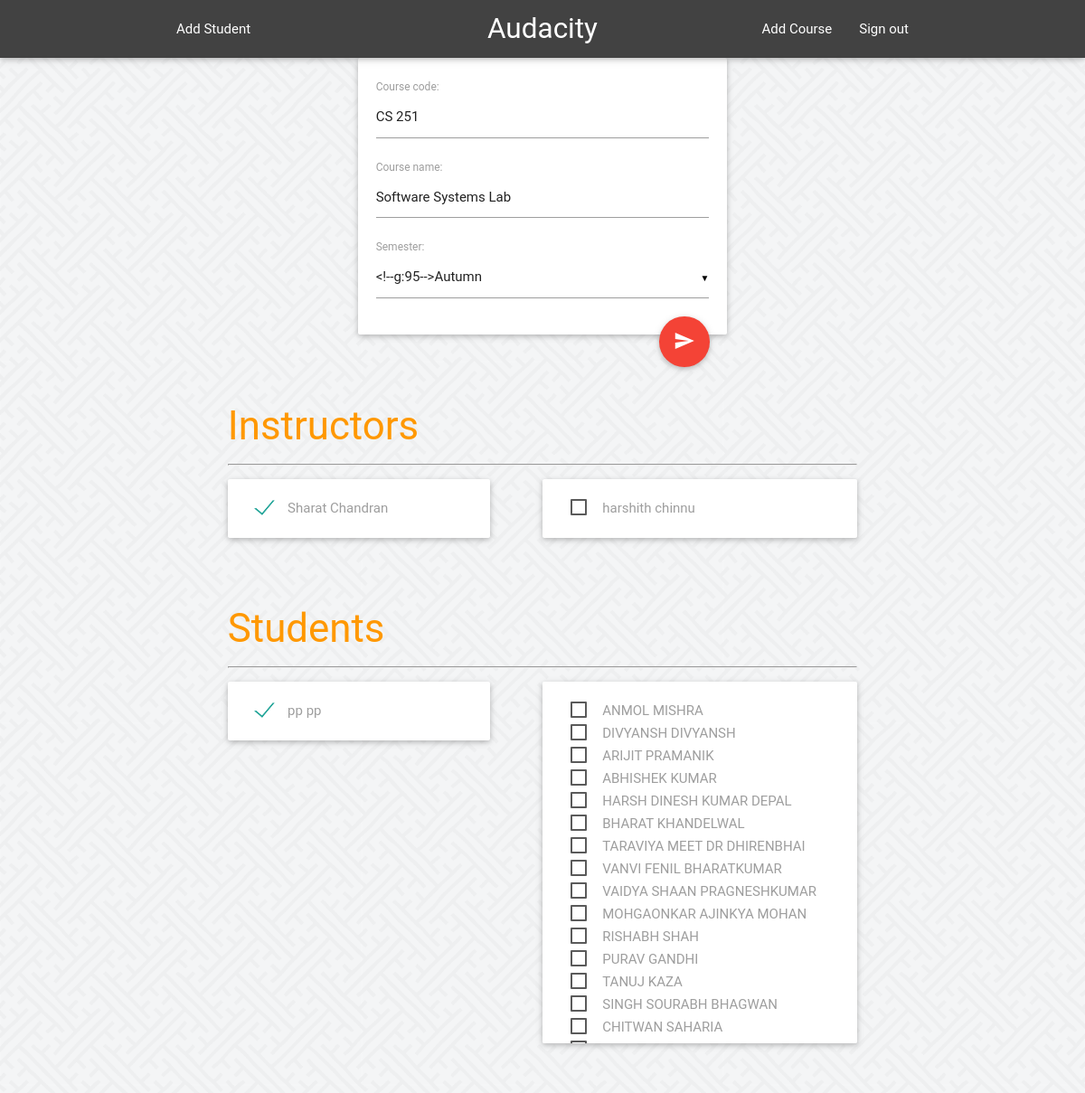
Before: /admins/courses/1/ (signed in) with the older database file.
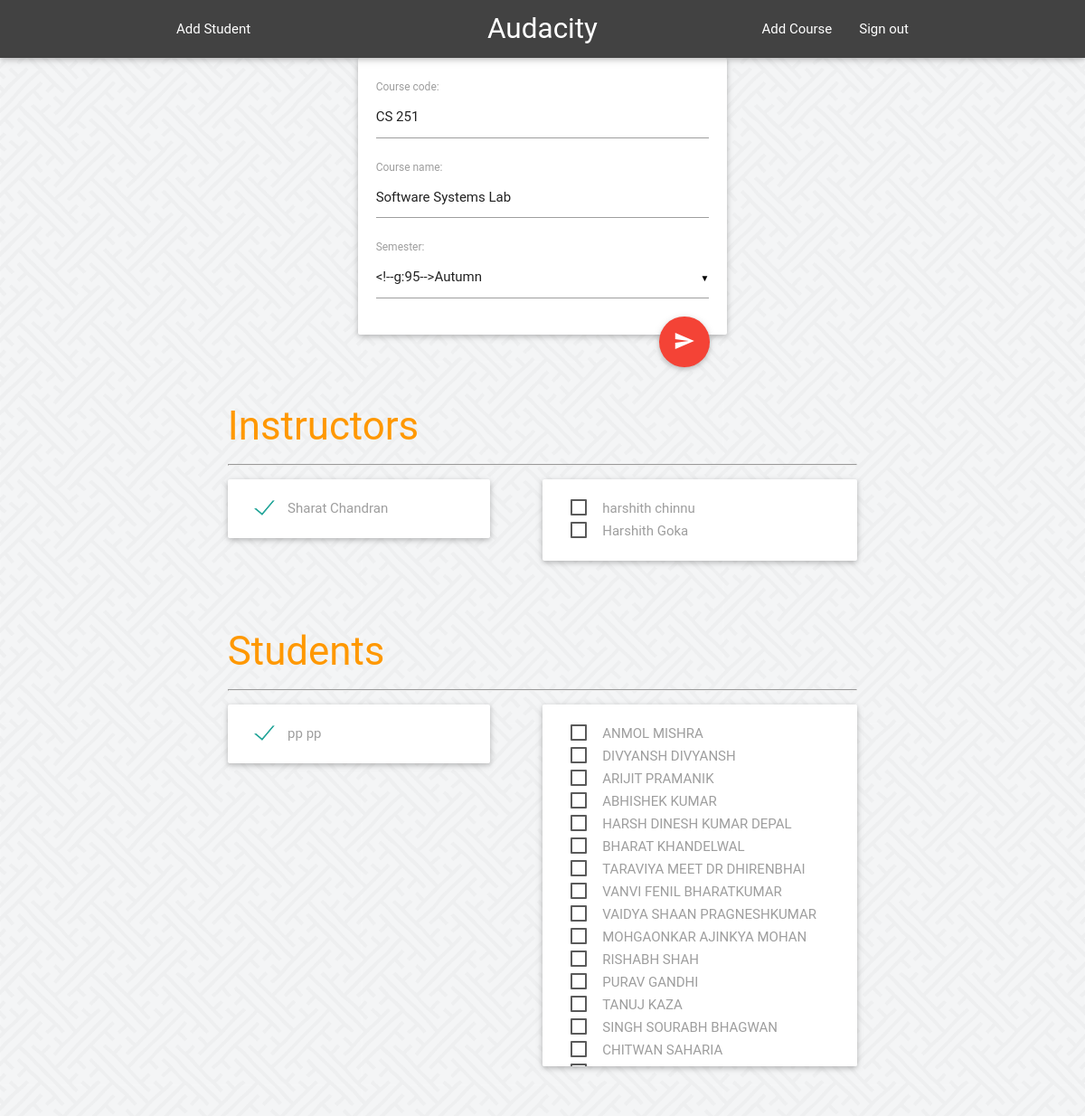
After: the same page with the newer database file.
### feeder/models.py (models this page shows, shortened)
class Instructor(models.Model):
	course = models.ManyToManyField(Course, blank = True, default=1)
	user = models.OneToOneField(User, on_delete=models.CASCADE)

class Student(models.Model):
	course = models.ManyToManyField(Course, blank = True, default=1)
	user = models.OneToOneField(User, on_delete=models.CASCADE)
	roll_no = models.CharField(max_length=11)

### admins/views.py (the view)
# urls.py: url(r'^courses/(?P<pk>[0-9]+)/$', views.GetCourse, name='course'),
@permission_required('is_superuser', login_url='/admins/login/')
def GetCourse(request, pk):
	course = get_object_or_404(Course, pk=pk)
	courseform =  CourseForm(instance=course)
	studentlist = course.student_set.all()
	instructorlist = course.instructor_set.all()
	allstudents = Student.objects.all()
	allinstructors = Instructor.objects.all()
	if request.method == "POST":
		st = ""
		for stud in studentlist :
			course.student_set.remove(stud)
		for inst in instructorlist :
			course.instructor_set.remove(inst)
		for value in request.POST:
			if value.startswith('student'):
				if request.POST[value] == 'on':
					value = value[7:]
					stud = get_object_or_404(Student, id=int(value))
					stud.course.add(course)
				else :
					value = value[7:]
					stud = get_object_or_404(Student, id=int(value))
					stud.course.remove(course)
			elif value.startswith('instructor'):
				if request.POST[value] == 'on':
					value = value[10:]
					inst = get_object_or_404(Instructor, id=int(value))
					inst.course.add(course)
				else :
					value = value[10:]
					inst = get_object_or_404(Instructor, id=int(value))
					inst.course.remove(course)
		return HttpResponseRedirect(reverse('admins:course', args={course.id, }))
	else :
		return render(request,'admins/course.html',{
			'cform' : courseform,
			'studentlist' : studentlist,
			'instructorlist' : instructorlist,
			'allstudents' : allstudents,
			'allinstructors' : allinstructors,
			'course' : course,
		})

### admins/forms.py
class CourseForm(forms.ModelForm):
    class Meta:
        model = Course
        fields = '__all__'

### feeder/templates/admins/course.html (shortened to what this page needs)
{% extends 'admins/base_site.html' %}
{% block content %}
<form method="POST">
<div class="row">
<div class="col s6 offset-s3">
<div style="margin: 0 auto;" class="card">
	<div class="card-content">
		{{ cform }}
<button type="submit" class="btn-floating btn-large waves-effect waves-light red right"><i class="material-icons">send</i></button>
	</div>
</div>
</div>
</div>
<div class="row">
<div class="row col offset-s1 s10">
<h3 class="orange-text reflow">Instructors</h3><hr>
<div class="card col s5" style="max-height: 400px; overflow: auto">
	<div class="card-content" id="iselected">
		{% if instructorlist %}
			{% for instructor in instructorlist %}
			<div class="ichecks" id="{{ instructor.user.username }}">
				<label for="{{ instructor.user.username }}">{{ instructor.user.get_full_name }}</label> </br>
			</div>
			{% endfor %}
		{% else %}
			<h3 class="center ino-studs">No instructors registered</h3>
		{% endif %}
	</div>
</div>
<div class="card col offset-s1 s6" style="max-height: 400px; overflow: auto;">
	<div class="card-content" id="inon">
		{% if allinstructors %}
				{% for instructor in allinstructors %}
				<div class="ichecks" id="{{ instructor.user.username }}">
					{% if instructor.course.get.id != course.id %}
						<label for="{{ instructor.user.username }}">{{ instructor.user.get_full_name }}</label> </br>
					{% endif %}
				</div>
				{% endfor %}
		{% else %}
			<h3 class="center inon-reg">No instructors registered</h3>
		{% endif %}
	</div>
</div>
</div>
</div>
<div class="row">
<div class="row col offset-s1 s10">
<h3 class="orange-text reflow">Students</h3><hr>
<div class="card col s5" style="max-height: 400px; overflow: auto">
	<div class="card-content" id="selected">
		{% if studentlist %}
			{% for student in studentlist %}
			<div class="checks" id="{{ student.user.username }}">
				<label for="{{ student.user.username }}">{{ student.user.get_full_name }}</label> </br>
			</div>
			{% endfor %}
		{% else %}
			<h3 class="center no-studs">No students registered</h3>
		{% endif %}
	</div>
</div>
<div class="card col offset-s1 s6" style="max-height: 400px; overflow: auto;">
	<div class="card-content" id="non">
		{% if allstudents %}
				{% for student in allstudents %}
				<div class="checks" id="{{ student.user.username }}">
					{% if student.course.get.id != course.id %}
						<label for="{{ student.user.username }}">{{ student.user.get_full_name }}</label> </br>
					{% endif %}
				</div>
				{% endfor %}
		{% else %}
			<h3 class="center non-reg">No students registered</h3>
		{% endif %}
	</div>
</div>
</div>
</div>
</form>
{% endblock %}
{% block navbar %}
    <li><a href="{% url 'admins:addcourse' %}">Add Course</a></li>
    <li><a href="{% url 'admins:logout' %}">Sign out</a></li>
{% endblock %}

Changed rows visible on the page:
added Instructor: user.get_full_name "Harshith Goka"
